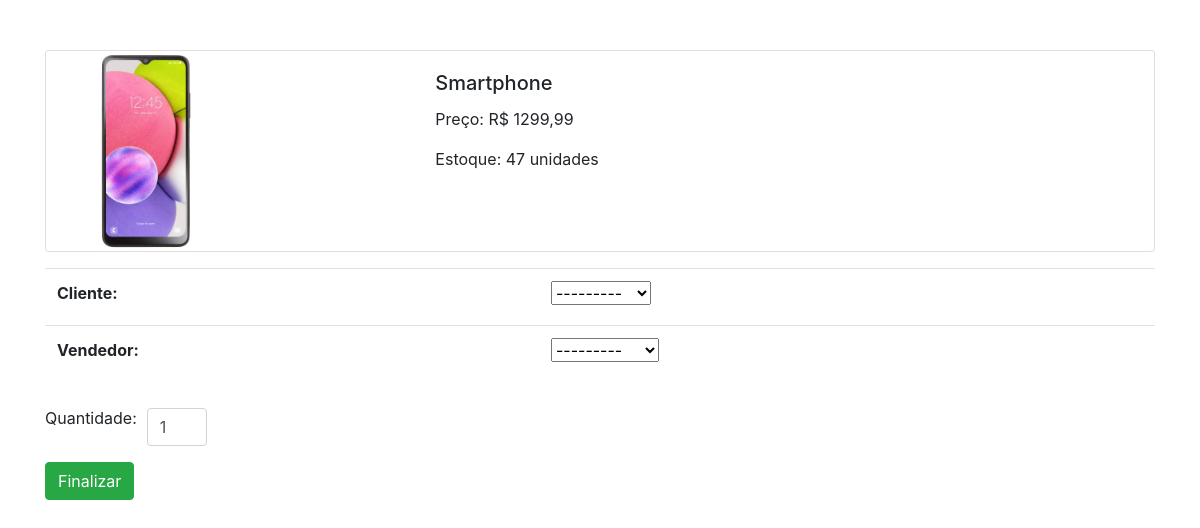
Page /comprar/Smartphone/ on the earlier database version.
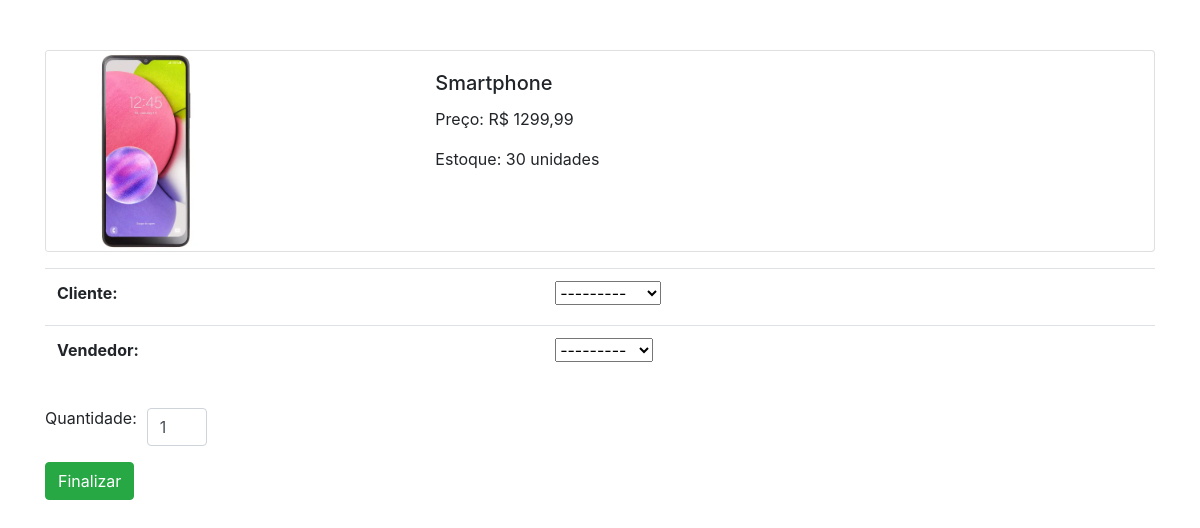
Same page on the later database version.
### estoque/models.py (models this page shows, shortened)
class Produto(models.Model):
    nome = models.CharField(max_length=30, blank=True, null=True)
    preco = models.DecimalField(max_digits=10, decimal_places=2, blank=True, null=True)
    qtd = models.IntegerField(blank=True, null=True)
    img = models.ImageField(upload_to='produtos', blank=True, null=True)

### estoque/views.py (the view)
# urls.py: path('comprar/<str:nome>/', views.comprar , name='comprar'),
def comprar(request, nome):
    produto = get_object_or_404(Produto, nome=nome)
    if request.method == 'POST':
        form = CompraForm(request.POST)
        quantidade_comprada = int(request.POST.get('quantidade_inpt', 0))
        if 0 < quantidade_comprada <= produto.qtd:
            if form.is_valid():
                vendedor_nome = form.cleaned_data['vendedor']
                vendedor = get_object_or_404(Vendedor, nome=vendedor_nome)
                compra = form.save(commit=False)
                compra.produto = produto
                compra.save()
                imposto = produto.preco * Decimal(0.25)
                preco = produto.preco - imposto
                print(imposto)
                valor_compra = preco * Decimal(quantidade_comprada) * Decimal(0.05)
                novo_salario = vendedor.salario + valor_compra
                vendedor.salario = novo_salario
                vendedor.save()
                produto.subtrair_estoque(quantidade_comprada)
                return redirect('produtos')
    else:
        form = CompraForm()
    context = {'produto': produto, 'forms': form}
    return render(request, 'compra.html', context)

### estoque/forms.py
class CompraForm(forms.ModelForm):
    class Meta:
        model = Compra
        fields = ['produto', 'cliente', 'vendedor']
        widgets = {
            'produto': forms.HiddenInput(),
        }

### estoque/models.py (called while the page is built)
    def __str__(self):
        return self.nome

    def __str__(self):
        return self.nome

### templates/compra.html (shortened to what this page needs)
<!DOCTYPE html>
<html lang="en">
<head>
    <link rel="stylesheet" href="https://stackpath.bootstrapcdn.com/bootstrap/4.5.2/css/bootstrap.min.css">
</head>
<body>
    <div class="container" style=" margin-top: 50px;">
        <div class="card mb-3">
            <div class="row no-gutters">
                <div class="col-md-4">
                    <img src="{{ produto.img.url }}" class="card-img produto-img" alt="Produto">
                </div>
                <div class="col-md-8">
                    <div class="card-body">
                        <h5 class="card-title">{{ produto.nome }}</h5>
                        <p class="card-text">Preço: R$ {{ produto.preco }}</p>
                        <p class="card-text">Estoque: {{ produto.qtd }} unidades</p>
                    </div>
                </div>
            </div>
        </div>
        <form action="{% url "comprar" produto.nome %}" method="post">
            <div class="form-group">
                <table class="table">
                    {{ forms.as_table }}
                </table>
            </div>
            <div class="form-group">
                <div class="quantidade-wrapper">
                    <label class="quantidade-label" for="quantidade_inpt">Quantidade:</label>
                    <input type="number" class="form-control quantidade-input" name="quantidade_inpt" value="1" min="1" max="{{ produto.qtd }}" placeholder="Quantidade">
                </div>
            </div>
            <button type="submit" class="btn btn-success">Finalizar</button>
        </form>
    </div>
</body>
</html>

Differences in the rows shown:
changed Produto "Smartphone": qtd "47" → "30"
